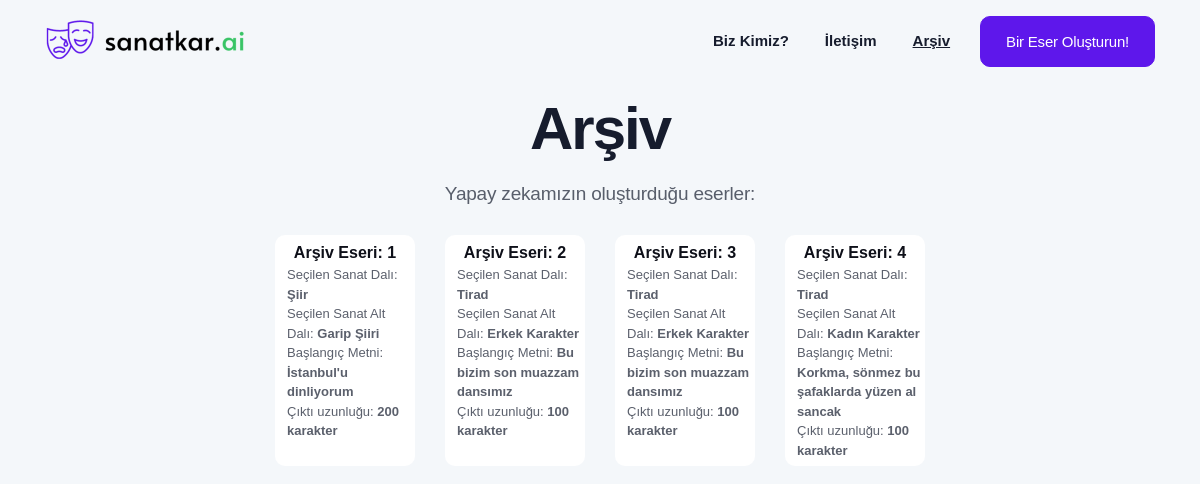
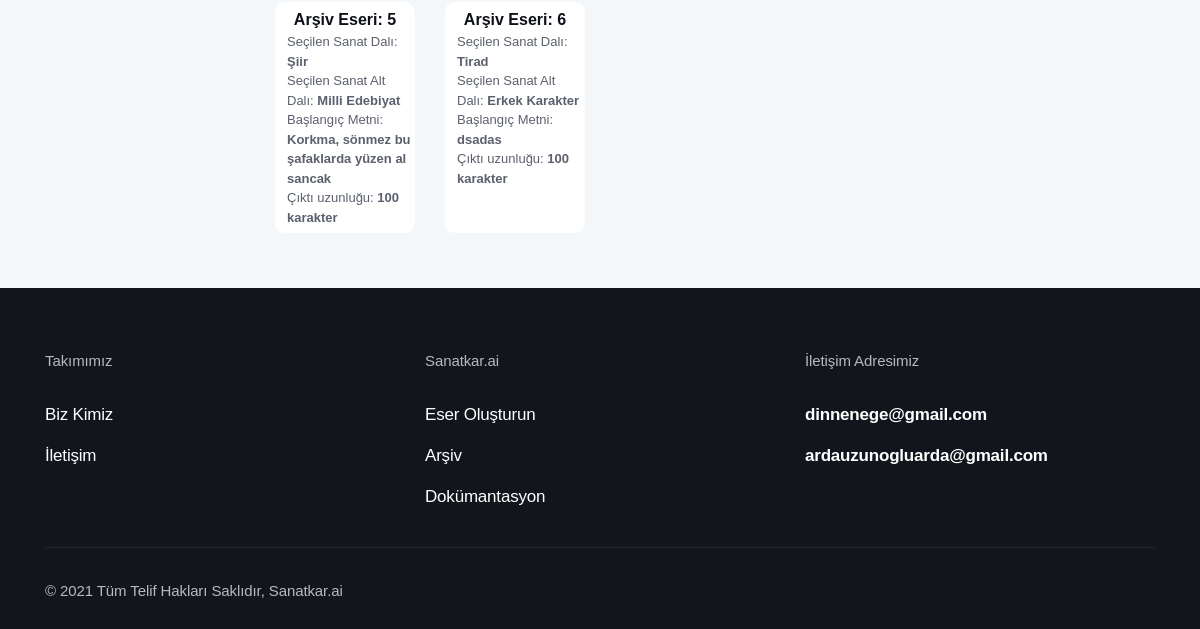
Page /archive on the earlier database version (2 pictures, top to bottom).
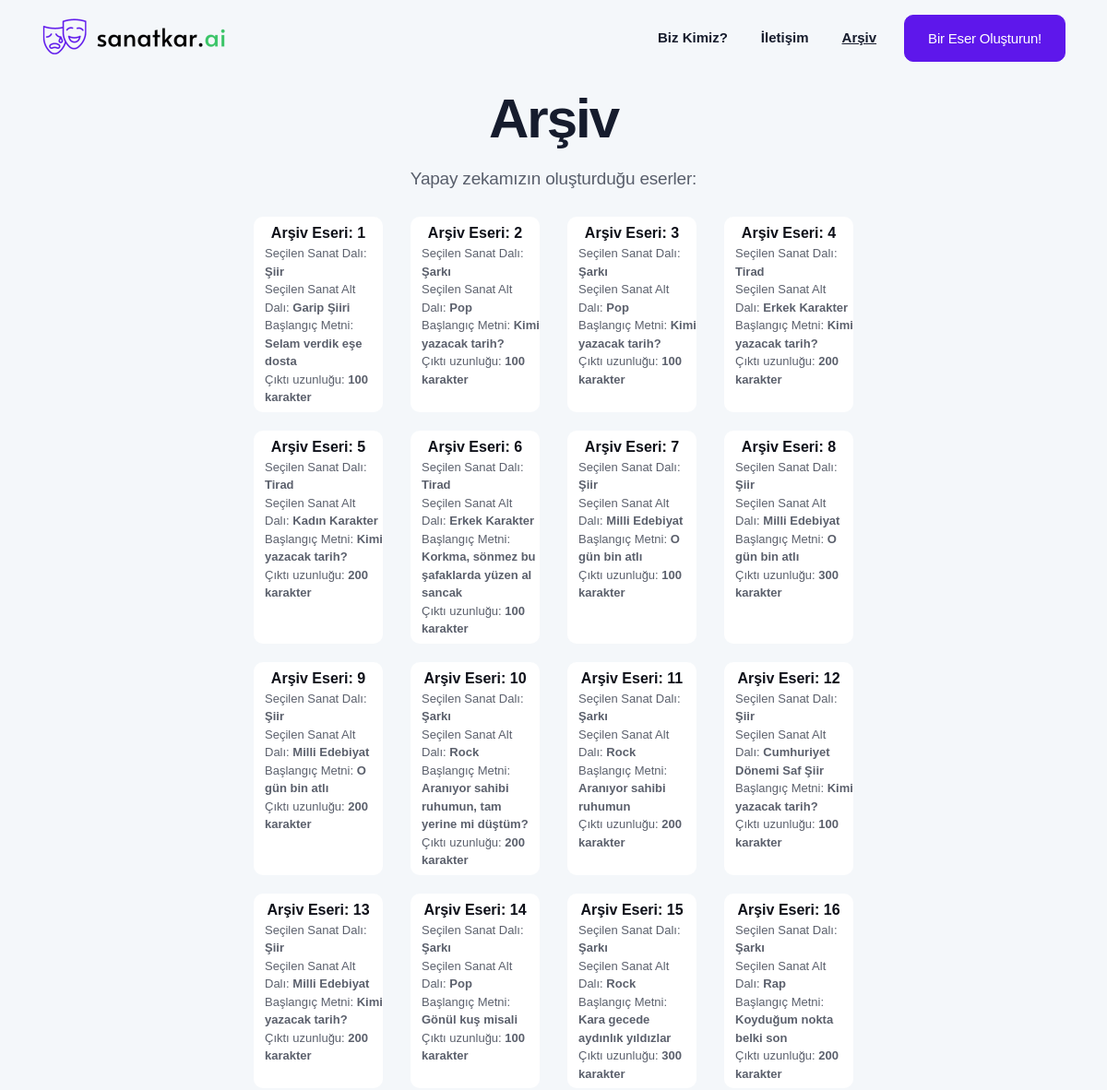
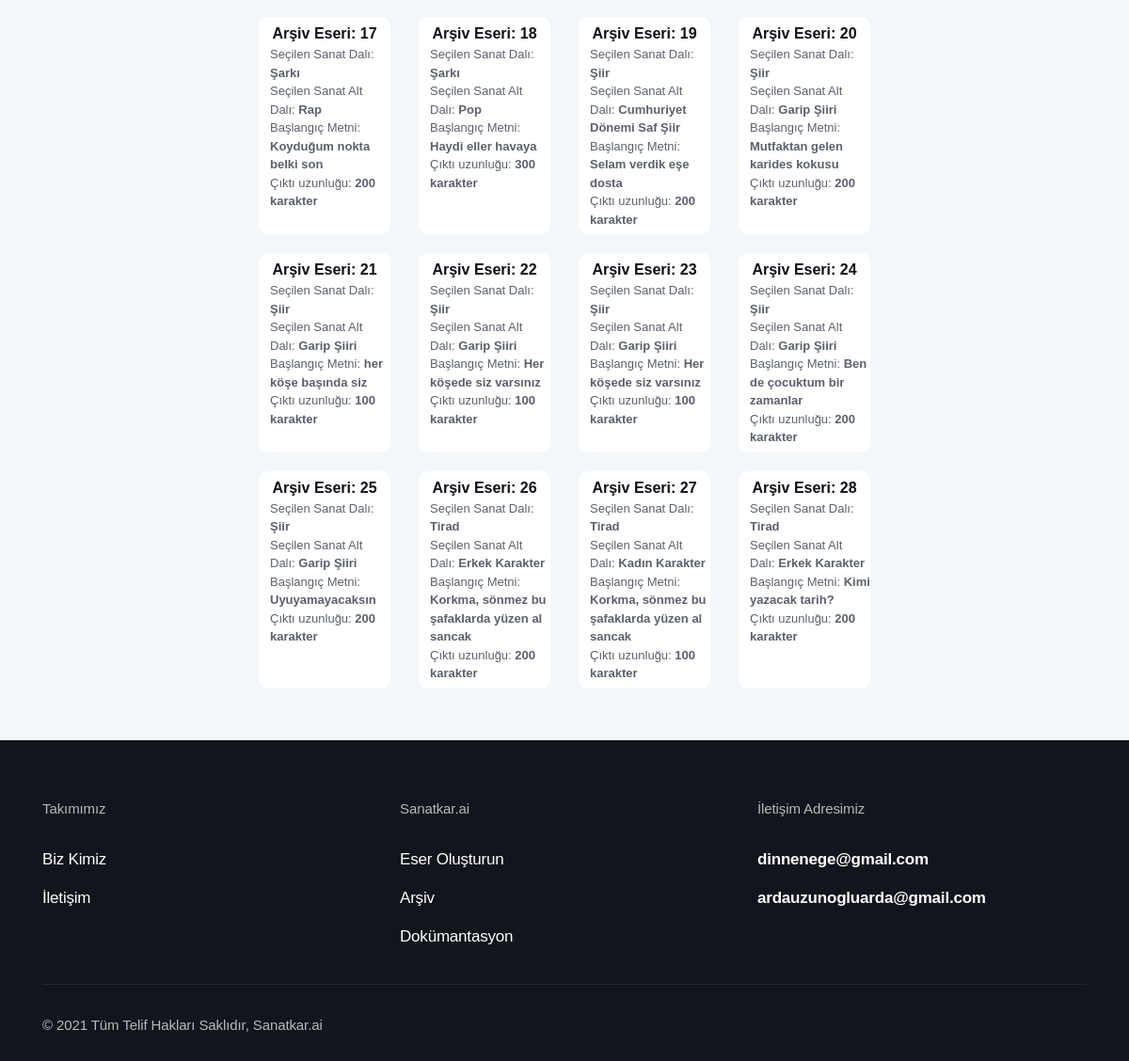
Same page on the later database version (2 pictures, top to bottom).
### app.py (models this page shows)
class Archive(db.Model):
    id = db.Column(db.Integer, primary_key=True)
    generated_text = db.Column(db.String(600))
    art_branch = db.Column(db.String(10))
    genre = db.Column(db.String(30))
    seed_input = db.Column(db.String(35))
    length_input = db.Column(db.String(3))

### app.py (the view)
@app.route("/archive")
def archive():
    archive = Archive.query.all()
    return render_template("archive.html", archive=archive)

### templates/archive.html (shortened to what this page needs)
<!DOCTYPE html>
<html lang="en">
<head>
  <link rel="stylesheet" href="{{ url_for('static', filename='css/bootstrap.css') }}">
  <link rel="stylesheet" href="{{ url_for('static', filename='fonts/icon-font/css/style.css') }}">
  <link rel="stylesheet" href="{{ url_for('static', filename='fonts/typography-font/typo.css') }}">
  <link rel="stylesheet" href="{{ url_for('static', filename='fonts/fontawesome-5/css/all.css') }}">
  <link rel="stylesheet" href="{{ url_for('static', filename='plugins/aos/aos.min.css') }}">
  <link rel="stylesheet" href="{{ url_for('static', filename='plugins/fancybox/jquery.fancybox.min.css') }}">
  <link rel="stylesheet" href="{{ url_for('static', filename='plugins/nice-select/nice-select.min.css') }}">
  <link rel="stylesheet" href="{{ url_for('static', filename='plugins/slick/slick.min.css') }}">
  <link rel="stylesheet" href="{{ url_for('static', filename='plugins/date-picker/css/gijgo.min.css') }}"
    type="text/css" />
  <link rel="stylesheet" href="{{ url_for('static', filename='plugins/theme-mode-switcher/switcher-panel.css') }}">
  <link rel="stylesheet" href="{{ url_for('static', filename='css/main.css') }}">
  <link rel="stylesheet" href="{{ url_for('static', filename='css/theme-mode-custom.css') }}">
  <link rel="stylesheet" href="https://cdnjs.cloudflare.com/ajax/libs/font-awesome/5.15.4/css/all.min.css">
</head>
<body data-theme="light">
  <div class="site-wrapper overflow-hidden">
    <header class="site-header site-header--menu-right  site-header--absolute">
      <div class="container">
        <nav class="navbar site-navbar offcanvas-active navbar-expand-lg  px-0">
          <div class="brand-logo"><a href="/">
              <img src="{{ url_for('static', filename='image/logo-main-black.png') }}" alt=""
                class="light-version-logo ">
            </a></div>
          <div class="collapse navbar-collapse" id="mobile-menu">
            <div class="navbar-nav-wrapper">
              <ul class="navbar-nav main-menu">
                <li class="nav-item">
                  <a class="text-dark nav-link" href="/about" role="button" aria-expanded="false">Biz Kimiz?</a>
                </li>
                <li class="nav-item">
                  <a class="nav-link" href="/contact" role="button" aria-expanded="false">İletişim</a>
                </li>
                <li class="nav-item">
                  <a class="font-weight-bold nav-link" href="/archive" role="button"
                    aria-expanded="false"><ins>Arşiv</ins></a>
                </li>
              </ul>
            </div>
          </div>
          <div class="header-btn  ml-auto ml-lg-5 mr-6 mr-lg-0 d-none d-xs-block">
            <a class="btn btn-app-page btn-primary gr-text-9 d-none d-xs-inline-flex " href="/generator">
              Bir Eser Oluşturun!
            </a>
          </div>
        </nav>
      </div>
    </header>
    <div class="inner-banner pt-20 bg-default-2">
      <div class="container-fluid">
        <div class="row  justify-content-center pt-5">
          <div class="col-xl-8 col-lg-9">
            <div class="px-md-15 text-center">
              <h2 class="title gr-text-2 mb-6">Arşiv</h2>
              <p class="gr-text-8 mb-8">Yapay zekamızın oluşturduğu eserler: </p>
              <div class="row flex-lg-fill">
                {% if archive == [] %}
                  <p class="gr-text-8 mb-8">Eser bulunamamıştır.</p>
                {% else %}
                  {% for archive_element in archive %}
                    <div class="col-lg-3 mb-7 col-12 btn-11">
                      <a class="d-block w-100 h-100 card archive-card pt-2" display href="/archive/{{archive_element.id}}">
                        Arşiv Eseri: <span id="archiveno" class="mt-1">{{archive_element.id}}</span>
                        <p class="archive-detail text-left pl-5 mb-2">Seçilen Sanat Dalı: <span>{{archive_element.art_branch}}</span><br>Seçilen Sanat Alt Dalı: <span>{{archive_element.genre}}</span><br>Başlangıç Metni: <span>{{archive_element.seed_input}}</span><br>Çıktı uzunluğu: <span>{{archive_element.length_input}} karakter</span></p>
                      </a>
                    </div>
                  {% endfor %}
                {% endif %}
              </div>
            </div>
          </div>
        </div>
      </div>
      <div class="bg-default-2 pb-17 pb-md-10 ">
      </div>
      <div class="footer-section dark-mode-texts bg-blackish-blue">
        <div class="container">
          <div class="footer-top pt-15">
            <div class="justify-content-center row">
              <div class="col-6 col-lg-4">
                <div class="single-footer mb-13 mb-lg-9">
                  <p class="footer-title gr-text-11 mb-7">Takımımız</p>
                  <ul class="footer-list list-unstyled">
                    <li class="py-2"><a class="gr-text-9 gr-text-color" href="/about">Biz Kimiz</a></li>
                    <li class="py-2"><a class="gr-text-9 gr-text-color" href="/contact">İletişim</a></li>
                  </ul>
                </div>
              </div>
              <div class="col-6 col-lg-4">
                <div class="single-footer mb-13 mb-lg-9">
                  <p class="footer-title gr-text-11 mb-7">Sanatkar.ai</p>
                  <ul class="footer-list list-unstyled">
                    <li class="py-2"><a class="gr-text-9 gr-text-color" href="/generator">Eser Oluşturun</a></li>
                    <li class="py-2"><a class="gr-text-9 gr-text-color" href="/archive">Arşiv</a></li>
                    <li class="py-2"><a class="gr-text-9 gr-text-color"
                        href="https://github.com/ardauzunoglu/sanatkar.ai">Dokümantasyon</a></li>
                  </ul>
                </div>
              </div>
              <div class="col-md-6 col-lg-4">
                <div class="single-footer mb-13 mb-lg-9">
                  <p class="footer-title gr-text-11 mb-7">İletişim Adresimiz</p>
                  <ul class="footer-list list-unstyled">
                    <li class="py-2"><a
                        class="gr-text-9 text-primary font-weight-bold hover-underline active text-white"
                        href="mailto:dinnenege@gmail.com">dinnenege@gmail.com</a></li>
                    <li class="py-2"><a
                        class="gr-text-9 text-primary font-weight-bold hover-underline active text-white"
                        href="mailto:ardauzunogluarda@gmail.com">ardauzunogluarda@gmail.com</a></li>
                  </ul>
                </div>
              </div>
            </div>
          </div>
          <div class="copyright-area border-top pt-9 pb-8">
            <div class="row align-items-center">
              <div class="col-lg-6">
                <p class="copyright-text gr-text-11 mb-6 mb-lg-0 gr-text-color-opacity text-center text-lg-left">
                  © 2021 Tüm Telif Hakları Saklıdır, Sanatkar.ai
                </p>
              </div>
            </div>
          </div>
        </div>
      </div>
    </div>
</body>
</html>

Differences in the rows shown:
changed Archive id 1: seed_input "İstanbul'u dinliyorum" → "Selam verdik eşe dosta"; length_input "200" → "100"
changed Archive id 2: art_branch "Tirad" → "Şarkı"; genre "Erkek Karakter" → "Pop"; seed_input "Bu bizim son muazzam dansımız" → "Kimi yazacak tarih?"
changed Archive id 3: art_branch "Tirad" → "Şarkı"; genre "Erkek Karakter" → "Pop"; seed_input "Bu bizim son muazzam dansımız" → "Kimi yazacak tarih?"
changed Archive id 4: genre "Kadın Karakter" → "Erkek Karakter"; seed_input "Korkma, sönmez bu şafaklarda yüzen al sancak" → "Kimi yazacak tarih?"; length_input "100" → "200"
changed Archive id 5: art_branch "Şiir" → "Tirad"; genre "Milli Edebiyat" → "Kadın Karakter"; seed_input "Korkma, sönmez bu şafaklarda yüzen al sancak" → "Kimi yazacak tarih?"; length_input "100" → "200"
changed Archive id 6: seed_input "dsadas" → "Korkma, sönmez bu şafaklarda yüzen al sancak"
added Archive: id "7", art_branch "Şiir", genre "Milli Edebiyat", seed_input "O gün bin atlı", length_input "100"
added Archive: id "8", art_branch "Şiir", genre "Milli Edebiyat", seed_input "O gün bin atlı", length_input "300"
added Archive: id "9", art_branch "Şiir", genre "Milli Edebiyat", seed_input "O gün bin atlı", length_input "200"
added Archive: id "10", art_branch "Şarkı", genre "Rock", seed_input "Aranıyor sahibi ruhumun, tam yerine mi düştüm?", length_input "200"
added Archive: id "11", art_branch "Şarkı", genre "Rock", seed_input "Aranıyor sahibi ruhumun", length_input "200"
added Archive: id "12", art_branch "Şiir", genre "Cumhuriyet Dönemi Saf Şiir", seed_input "Kimi yazacak tarih?", length_input "100"
added Archive: id "13", art_branch "Şiir", genre "Milli Edebiyat", seed_input "Kimi yazacak tarih?", length_input "200"
added Archive: id "14", art_branch "Şarkı", genre "Pop", seed_input "Gönül kuş misali", length_input "100"
added Archive: id "15", art_branch "Şarkı", genre "Rock", seed_input "Kara gecede aydınlık yıldızlar", length_input "300"
added Archive: id "16", art_branch "Şarkı", genre "Rap", seed_input "Koyduğum nokta belki son", length_input "200"
added Archive: id "17", art_branch "Şarkı", genre "Rap", seed_input "Koyduğum nokta belki son", length_input "200"
added Archive: id "18", art_branch "Şarkı", genre "Pop", seed_input "Haydi eller havaya", length_input "300"
added Archive: id "19", art_branch "Şiir", genre "Cumhuriyet Dönemi Saf Şiir", seed_input "Selam verdik eşe dosta", length_input "200"
added Archive: id "20", art_branch "Şiir", genre "Garip Şiiri", seed_input "Mutfaktan gelen karides kokusu", length_input "200"
added Archive: id "21", art_branch "Şiir", genre "Garip Şiiri", seed_input "her köşe başında siz", length_input "100"
added Archive: id "22", art_branch "Şiir", genre "Garip Şiiri", seed_input "Her köşede siz varsınız", length_input "100"
added Archive: id "23", art_branch "Şiir", genre "Garip Şiiri", seed_input "Her köşede siz varsınız", length_input "100"
added Archive: id "24", art_branch "Şiir", genre "Garip Şiiri", seed_input "Ben de çocuktum bir zamanlar", length_input "200"
added Archive: id "25", art_branch "Şiir", genre "Garip Şiiri", seed_input "Uyuyamayacaksın", length_input "200"
added Archive: id "26", art_branch "Tirad", genre "Erkek Karakter", seed_input "Korkma, sönmez bu şafaklarda yüzen al sancak", length_input "200"
added Archive: id "27", art_branch "Tirad", genre "Kadın Karakter", seed_input "Korkma, sönmez bu şafaklarda yüzen al sancak", length_input "100"
added Archive: id "28", art_branch "Tirad", genre "Erkek Karakter", seed_input "Kimi yazacak tarih?", length_input "200"
